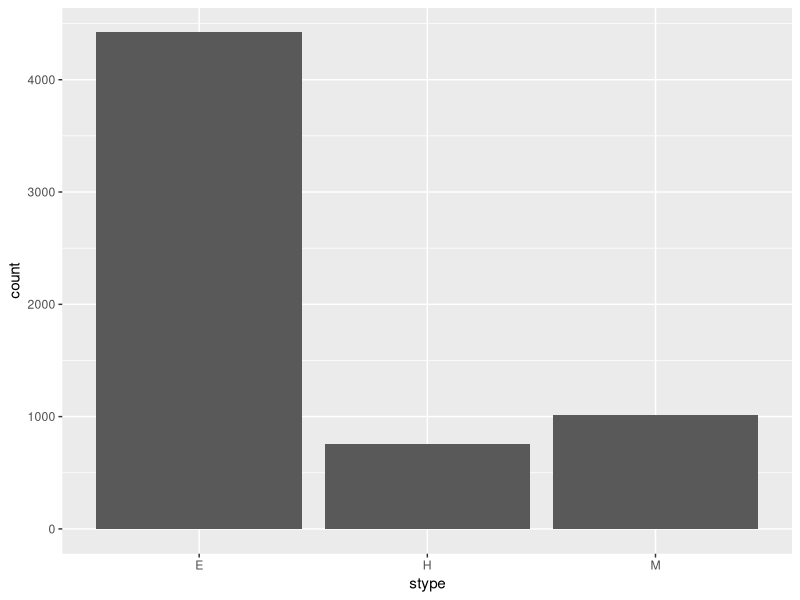
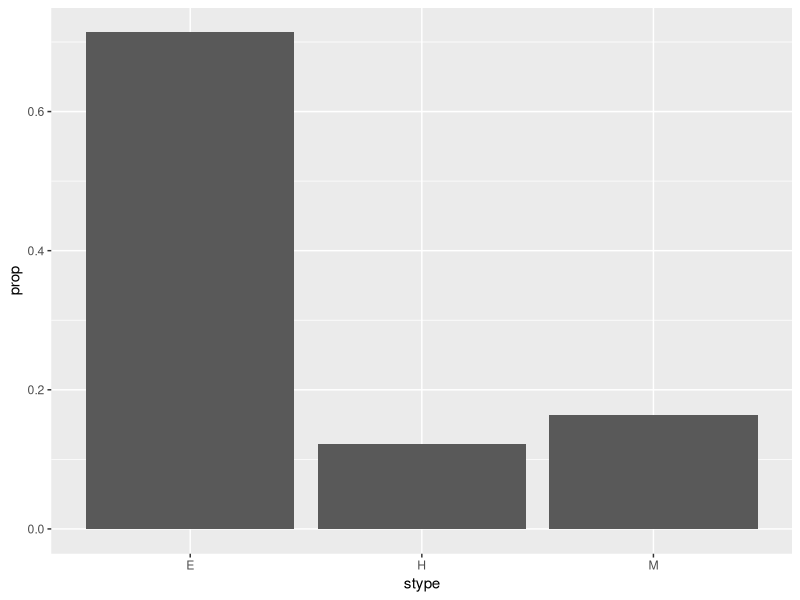
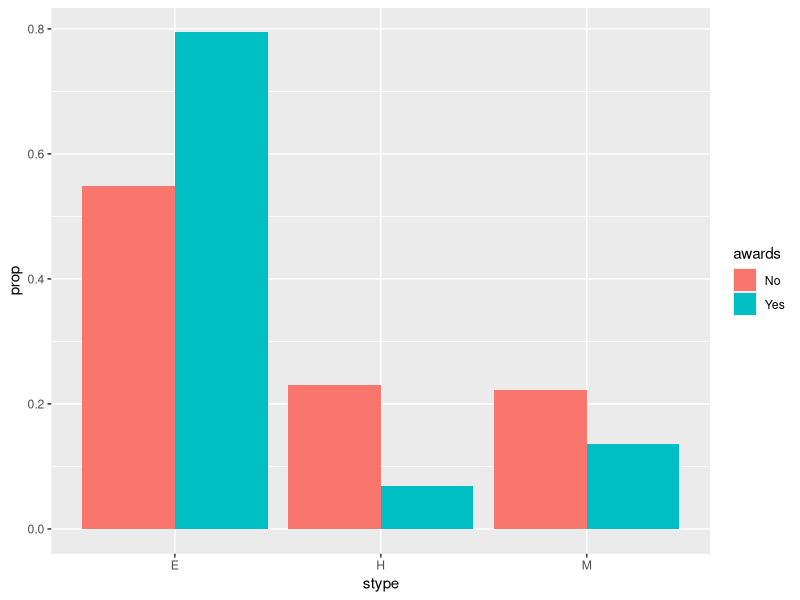
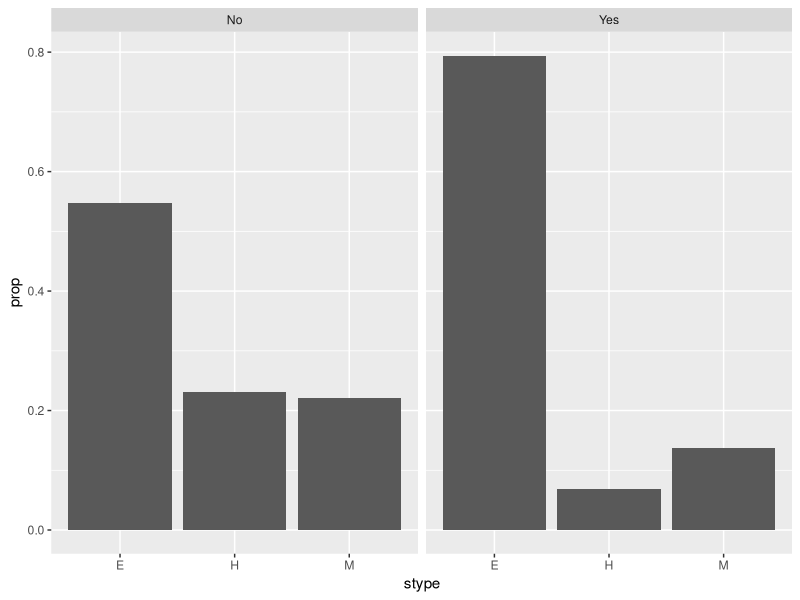
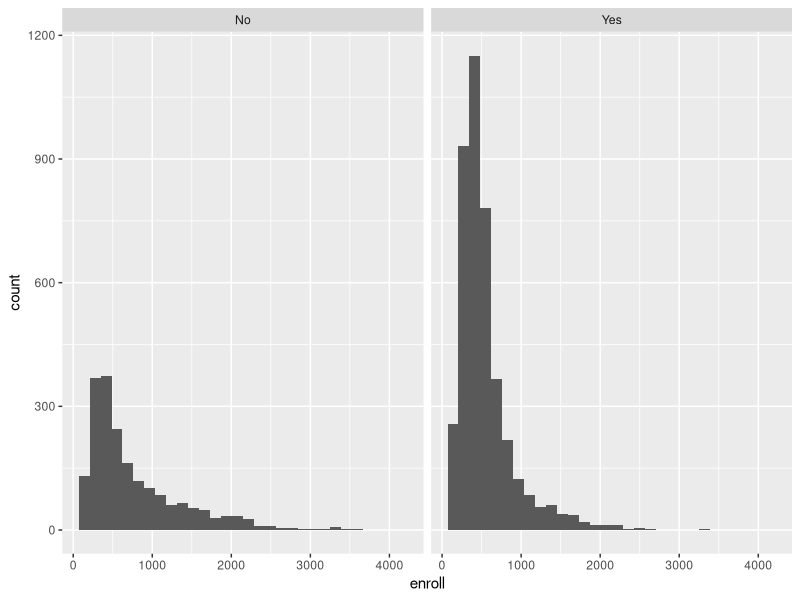

Reproduce these figures in R, in order.
# api: Student performance in California schools

# The Academic Performance Index is computed for all California  schools based on standardised testing of students. The data sets  contain information for all schools with at least 100 students and  for various probability samples of the data. Please see the following website for the columns definitions:
  # https://www.rdocumentation.org/packages/survey/versions/4.1-1/topics/api 

## Details

# "apipop" is the entire population, 
# "apisrs" is a simple random sample, 
# "apiclus1" is a cluster sample of school districts, 
# "apistrat" is a sample stratified by stype, and 
# "apiclus2" is a two-stage cluster sample of schools within districts. 
# The sampling weights in apiclus1 are incorrect (the weight should be 757/15) but are as obtained from UCLA.

# Assignment 4
# To use the "apipop" dataframe please run the following syntaxes. The dataframe for all parts is "apipop".
# ========================================================================
library(tidyverse)
library(survey)
data(api)

# ========================================================================

## Part a) 
# create a bar plot to show the number of schools in each school type (Elementary/Middle/High School) in California. 
# ========================================================================

str(apipop)

p <- ggplot(data = apipop,
            mapping = aes(x = stype))
p + geom_bar()
# ========================================================================

## Part b) 
# create a bar plot to show the percentage of schools in each school type (Elementary/Middle/High School) in California. 
# ========================================================================


p <- ggplot(data = apipop,
            mapping = aes(x = stype))
p + geom_bar(mapping = aes(y = ..prop..,group = 1))

# ========================================================================

## Part c) 
# create a bar plot to show the number of schools that are "Eligible for awards program" or not in each school type (Elementary/Middle/High School).  
# ========================================================================


p <- ggplot(data = apipop,
            mapping = aes(x = stype, 
                          fill = awards))
p + geom_bar(position = "dodge",
             mapping = aes(y = ..prop.., 
                           group = awards)) 

# ========================================================================

## Part d) 
# create a bar plot to show the percentage of schools that are "Eligible for awards program" or not in each school type (Elementary/Middle/High School).  

# ========================================================================

p2 <- ggplot(data = apipop,
             mapping = aes(x = stype))

p2 + geom_bar(position = "dodge",
              mapping = aes(y = ..prop.., 
                            group = 1, group = awards)) +
  facet_wrap(~awards, nrow =1)



# ========================================================================

## Part e) 
# use facet to create two histogram to show the distributions of the "number of students enrolled" in all school whether are "Eligible for awards program" or not (bins=30).
# ========================================================================

                   
p3 <- ggplot(data = apipop,
             mapping= aes(x = enroll))
p3 + geom_histogram(bin = 30) + facet_wrap(~awards, nrow =1)


# ========================================================================
